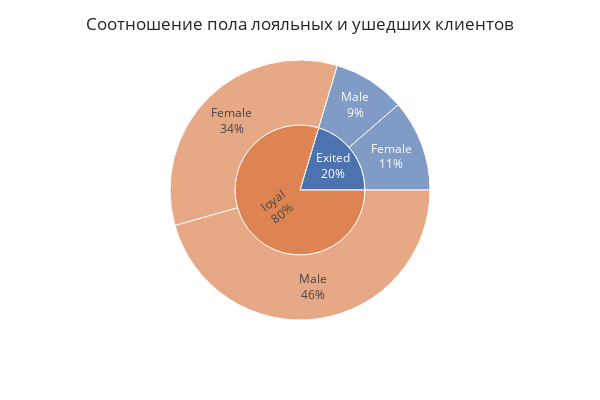

The code cell stored with this chart in its notebook:
### Markdown cell above
## задание 6
Кто чаще уходит, мужчины или женщины? Постройте график, который иллюстрирует это

### Code cell
pie_data = churn_df.groupby(by="Gender", as_index=False)["Exited"].value_counts()
pie_data["Exited"] = pie_data["Exited"].apply(lambda x: "Exited" if x else "loyal")
fig = px.sunburst(pie_data.iloc[::-1], values="count", path=["Exited", "Gender"],
                  color="Exited", template='seaborn', height=400, width=600
)
fig.update_layout(title={
       'text': "Соотношение пола лояльных и ушедших клиентов" }
)
fig.update_traces(textinfo="label+percent entry")
fig.update_traces(sort=False)

fig.show()
fig.write_html("plotly/pie_6.html")

### Figure 1 — Plotly figure (JSON) as saved in the notebook; plotly's stock layout.template omitted (floating-point values rounded to 4 significant figures)
{"data": [{"branchvalues": "total", "customdata": [["Exited"], ["Exited"], ["loyal"], ["loyal"], ["Exited"], ["loyal"]], "domain": {"x": [0, 1], "y": [0, 1]}, "hovertemplate": "labels=%{label}<br>count=%{value}<br>parent=%{parent}<br>id=%{id}<br>Exited=%{customdata[0]}<extra></extra>", "ids": ["Exited/Female", "Exited/Male", "loyal/Female", "loyal/Male", "Exited", "loyal"], "labels": ["Female", "Male", "Female", "Male", "Exited", "loyal"], "marker": {"colors": ["rgb(76,114,176)", "rgb(76,114,176)", "rgb(221,132,82)", "rgb(221,132,82)", "rgb(76,114,176)", "rgb(221,132,82)"]}, "name": "", "parents": ["Exited", "Exited", "loyal", "loyal", "", ""], "sort": false, "textinfo": "label+percent entry", "type": "sunburst", "values": [1139, 898, 3404, 4559, 2037, 7963]}], "layout": {"height": 400, "legend": {"tracegroupgap": 0}, "margin": {"t": 60}, "title": {"text": "Соотношение пола лояльных и ушедших клиентов"}, "width": 600}}
